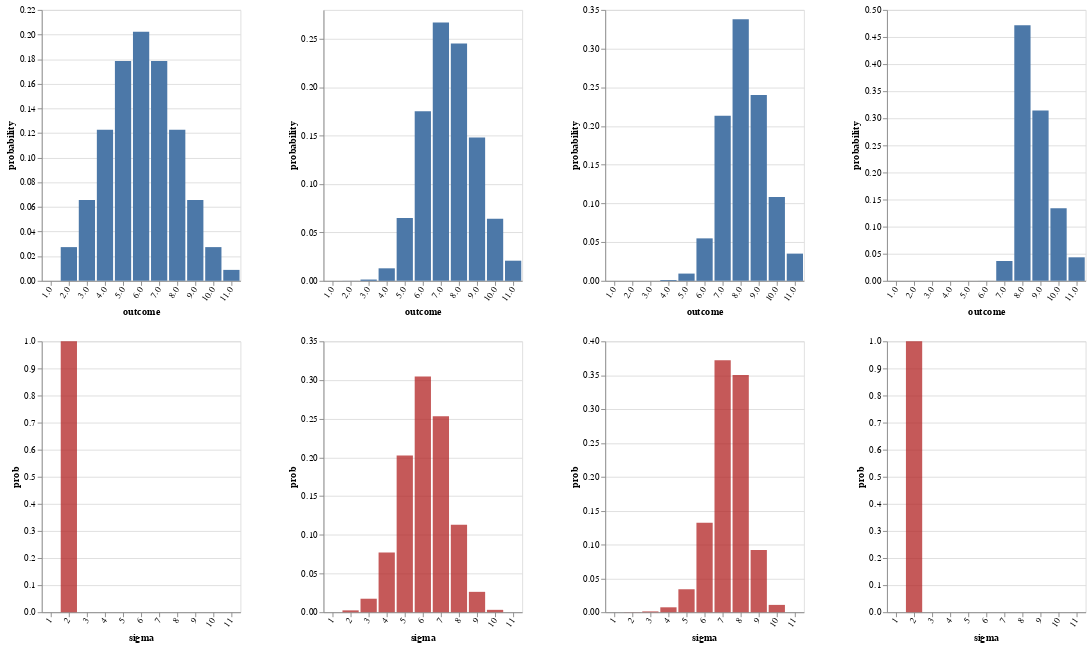

The code cell stored with this chart in its notebook:
### Code cell
writeIORef cacheRef (0, Map.empty)

vlShow . sidewaysDists <$> traverse mkGraph
  [ listener infoLGJohnNorm cacheRef (0, UTall, 2)
  , tp infoLGJohnNorm >>= \l -> listener infoLGJohnNorm cacheRef (0, UTall, l)
  , listener infoLGJohnNorm cacheRef (1, UTall, 2)
  , listener infoLGJohnNorm cacheRef (2, UTall, 2)
--   , listener infoLGJohnNorm cacheRef (3, UTall, 2)
  ]

### Figure 1 — Vega-Lite specification as saved in the notebook (floating-point values rounded to 4 significant figures)
{"$schema": "https://vega.github.io/schema/vega-lite/v3.json", "hconcat": [{"$schema": "https://vega.github.io/schema/vega-lite/v3.json", "center": true, "vconcat": [{"$schema": "https://vega.github.io/schema/vega-lite/v3.json", "data": {"values": [{"outcome": "1.0", "probability": 0}, {"outcome": "2.0", "probability": 0.02738}, {"outcome": "3.0", "probability": 0.06569}, {"outcome": "4.0", "probability": 0.1227}, {"outcome": "5.0", "probability": 0.1786}, {"outcome": "6.0", "probability": 0.2023}, {"outcome": "7.0", "probability": 0.1786}, {"outcome": "8.0", "probability": 0.1227}, {"outcome": "9.0", "probability": 0.06569}, {"outcome": "10.0", "probability": 0.02738}, {"outcome": "11.0", "probability": 0.008891}]}, "description": "", "encoding": {"x": {"axis": {"labelAngle": -55}, "field": "outcome", "scale": {"rangeStep": 30}, "sort": null, "type": "ordinal"}, "y": {"field": "probability", "type": "quantitative"}}, "mark": "bar"}, {"$schema": "https://vega.github.io/schema/vega-lite/v3.json", "data": {"values": [{"prob": 1, "sigma": "2"}]}, "description": "", "encoding": {"x": {"axis": {"labelAngle": -55}, "field": "sigma", "scale": {"domain": ["1", "2", "3", "4", "5", "6", "7", "8", "9", "10", "11"], "rangeStep": 30}, "sort": null, "type": "ordinal"}, "y": {"field": "prob", "type": "quantitative"}}, "mark": {"color": "firebrick", "opacity": 0.75, "type": "bar"}}]}, {"$schema": "https://vega.github.io/schema/vega-lite/v3.json", "center": true, "vconcat": [{"$schema": "https://vega.github.io/schema/vega-lite/v3.json", "data": {"values": [{"outcome": "1.0", "probability": 0}, {"outcome": "2.0", "probability": 6.651e-05}, {"outcome": "3.0", "probability": 0.001338}, {"outcome": "4.0", "probability": 0.01294}, {"outcome": "5.0", "probability": 0.06494}, {"outcome": "6.0", "probability": 0.1754}, {"outcome": "7.0", "probability": 0.267}, {"outcome": "8.0", "probability": 0.2452}, {"outcome": "9.0", "probability": 0.1482}, {"outcome": "10.0", "probability": 0.06412}, {"outcome": "11.0", "probability": 0.02082}]}, "description": "", "encoding": {"x": {"axis": {"labelAngle": -55}, "field": "outcome", "scale": {"rangeStep": 30}, "sort": null, "type": "ordinal"}, "y": {"field": "probability", "type": "quantitative"}}, "mark": "bar"}, {"$schema": "https://vega.github.io/schema/vega-lite/v3.json", "data": {"values": [{"prob": 0.002429, "sigma": "2"}, {"prob": 0.01745, "sigma": "3"}, {"prob": 0.07711, "sigma": "4"}, {"prob": 0.2025, "sigma": "5"}, {"prob": 0.3047, "sigma": "6"}, {"prob": 0.2534, "sigma": "7"}, {"prob": 0.113, "sigma": "8"}, {"prob": 0.02634, "sigma": "9"}, {"prob": 0.003084, "sigma": "10"}]}, "description": "", "encoding": {"x": {"axis": {"labelAngle": -55}, "field": "sigma", "scale": {"domain": ["1", "2", "3", "4", "5", "6", "7", "8", "9", "10", "11"], "rangeStep": 30}, "sort": null, "type": "ordinal"}, "y": {"field": "prob", "type": "quantitative"}}, "mark": {"color": "firebrick", "opacity": 0.75, "type": "bar"}}]}, {"$schema": "https://vega.github.io/schema/vega-lite/v3.json", "center": true, "vconcat": [{"$schema": "https://vega.github.io/schema/vega-lite/v3.json", "data": {"values": [{"outcome": "1.0", "probability": 0}, {"outcome": "2.0", "probability": 2.199e-08}, {"outcome": "3.0", "probability": 3.119e-05}, {"outcome": "4.0", "probability": 0.001064}, {"outcome": "5.0", "probability": 0.009369}, {"outcome": "6.0", "probability": 0.05486}, {"outcome": "7.0", "probability": 0.2132}, {"outcome": "8.0", "probability": 0.3379}, {"outcome": "9.0", "probability": 0.2402}, {"outcome": "10.0", "probability": 0.1083}, {"outcome": "11.0", "probability": 0.03516}]}, "description": "", "encoding": {"x": {"axis": {"labelAngle": -55}, "field": "outcome", "scale": {"rangeStep": 30}, "sort": null, "type": "ordinal"}, "y": {"field": "probability", "type": "quantitative"}}, "mark": "bar"}, {"$schema": "https://vega.github.io/schema/vega-lite/v3.json", "data": {"values": [{"prob": 0.0001547, "sigma": "2"}, {"prob": 0.001209, "sigma": "3"}, {"prob": 0.007278, "sigma": "4"}, {"prob": 0.03392, "sigma": "5"}, {"prob": 0.1323, "sigma": "6"}, {"prob": 0.372, "sigma": "7"}, {"prob": 0.3503, "sigma": "8"}, {"prob": 0.09205, "sigma": "9"}, {"prob": 0.01084, "sigma": "10"}]}, "description": "", "encoding": {"x": {"axis": {"labelAngle": -55}, "field": "sigma", "scale": {"domain": ["1", "2", "3", "4", "5", "6", "7", "8", "9", "10", "11"], "rangeStep": 30}, "sort": null, "type": "ordinal"}, "y": {"field": "prob", "type": "quantitative"}}, "mark": {"color": "firebrick", "opacity": 0.75, "type": "bar"}}]}, {"$schema": "https://vega.github.io/schema/vega-lite/v3.json", "center": true, "vconcat": [{"$schema": "https://vega.github.io/schema/vega-lite/v3.json", "data": {"values": [{"outcome": "1.0", "probability": 0}, {"outcome": "2.0", "probability": 6.03e-28}, {"outcome": "3.0", "probability": 1.815e-16}, {"outcome": "4.0", "probability": 3.992e-11}, {"outcome": "5.0", "probability": 7.879e-08}, {"outcome": "6.0", "probability": 7.054e-05}, {"outcome": "7.0", "probability": 0.03665}, {"outcome": "8.0", "probability": 0.4717}, {"outcome": "9.0", "probability": 0.3144}, {"outcome": "10.0", "probability": 0.1337}, {"outcome": "11.0", "probability": 0.04342}]}, "description": "", "encoding": {"x": {"axis": {"labelAngle": -55}, "field": "outcome", "scale": {"rangeStep": 30}, "sort": null, "type": "ordinal"}, "y": {"field": "probability", "type": "quantitative"}}, "mark": "bar"}, {"$schema": "https://vega.github.io/schema/vega-lite/v3.json", "data": {"values": [{"prob": 1, "sigma": "2"}]}, "description": "", "encoding": {"x": {"axis": {"labelAngle": -55}, "field": "sigma", "scale": {"domain": ["1", "2", "3", "4", "5", "6", "7", "8", "9", "10", "11"], "rangeStep": 30}, "sort": null, "type": "ordinal"}, "y": {"field": "prob", "type": "quantitative"}}, "mark": {"color": "firebrick", "opacity": 0.75, "type": "bar"}}]}], "spacing": 50}
